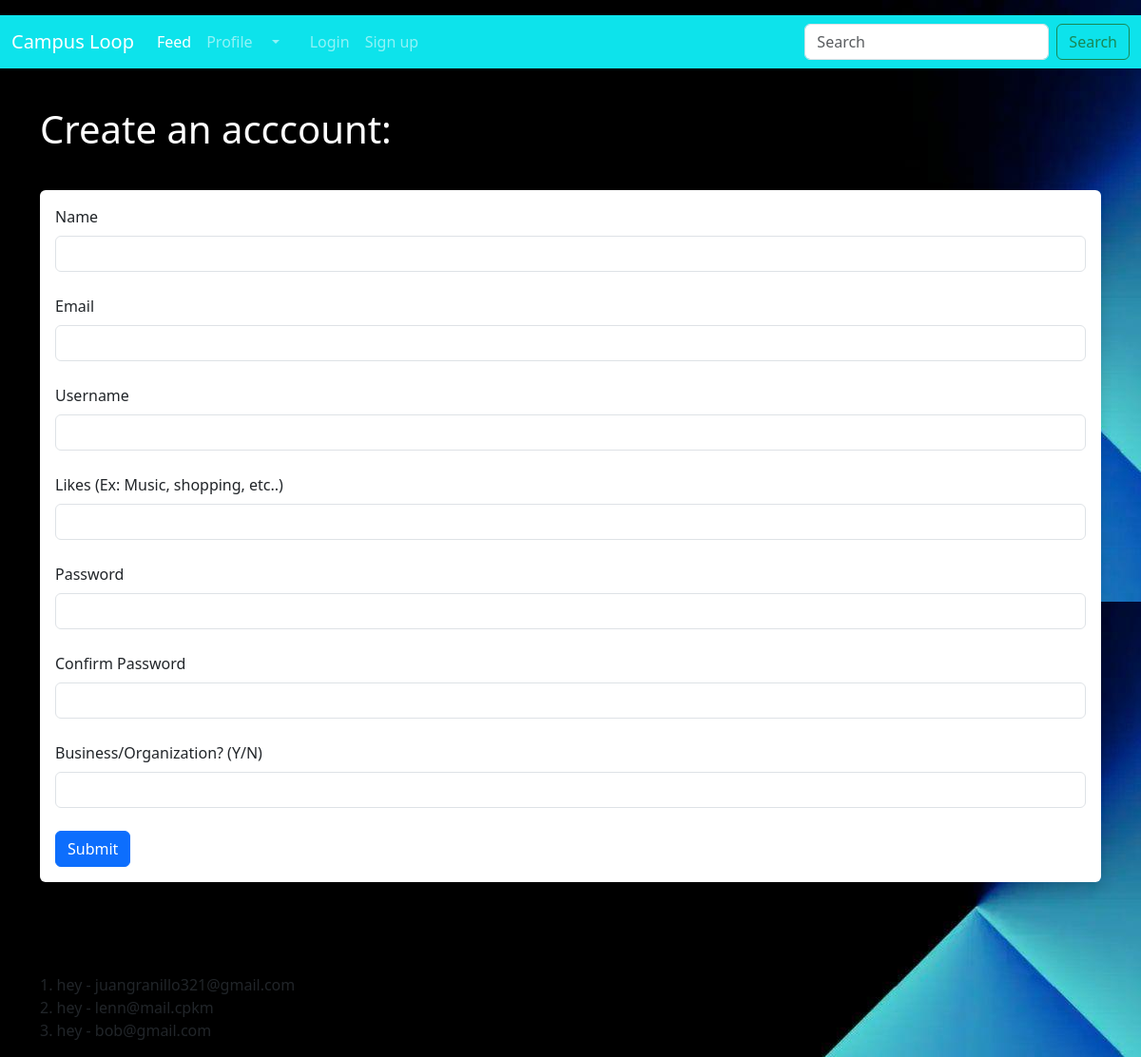
The page /user/add on the database as committed earlier.
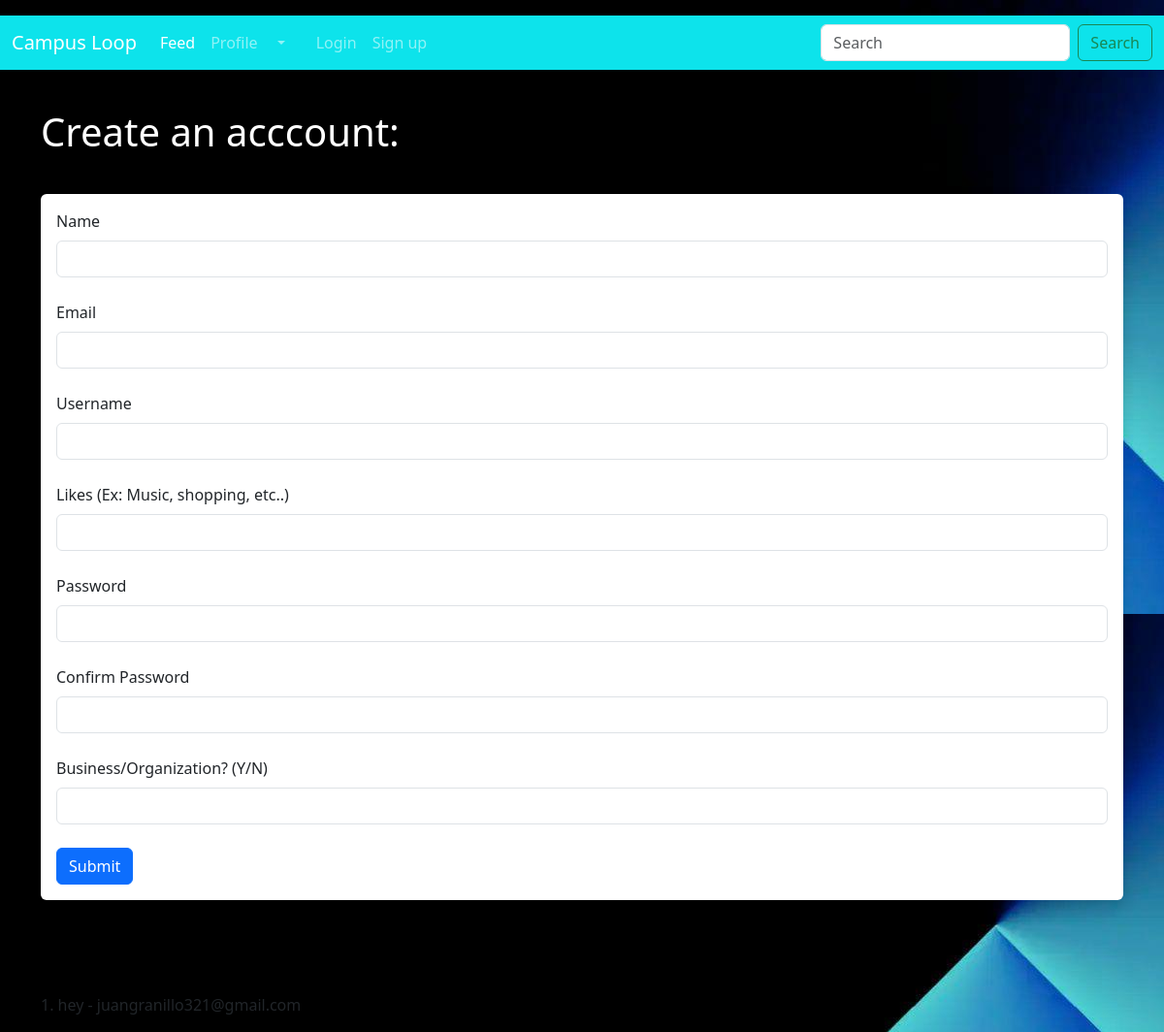
The same page on the database as committed later.
### app.py (models this page shows, shortened)
class Users(db.Model, UserMixin):
    id = db.Column(db.Integer, primary_key=True)
    username = db.Column(db.String(20), nullable = False, unique =True)
    name = db.Column(db.String(200), nullable = False)
    email = db.Column(db.String(200), nullable = False, unique = True)
    likes = db.Column(db.String(200), nullable = False)
    date_added = db.Column(db.DateTime, default=datetime.utcnow)
    password_hash = db.Column(db.String(128))
    business = db.Column(db.String(1), nullable = False)
    subject = db.Column(db.String(200), nullable = True)
    content = db.Column(db.String(200), nullable = True)

### app.py (the view, shortened to what this page needs)
@app.route('/user/add', methods = ['GET', 'POST'])
def add_user():
    name = None
    form = UserForm()
    our_users = Users.query.order_by(Users.date_added)
    return render_template('add_user.html', form = form, name = name, our_users = our_users)

### app.py
class UserForm(FlaskForm):
    name = StringField("Name ", validators = [DataRequired()])
    username = StringField("Username ", validators = [DataRequired()])
    email = StringField("Email ", validators = [DataRequired()])
    likes = StringField("Likes (Ex: Music, shopping, etc..)", validators = [DataRequired()])
    password_hash = PasswordField('Password', validators = [DataRequired(), EqualTo('password_hash2')])
    password_hash2 = PasswordField('Confirm Password', validators = [DataRequired()])
    business = StringField("Business/Organization? (Y/N)", validators = [DataRequired()])
    subject = StringField("Subject ")
    content = StringField("Content ")
    submit = SubmitField("Submit")

### templates/add_user.html (shortened to what this page needs)
{% extends 'base.html' %}
{% block content %}
{% if name %}
    <h1>Welcome {{ name }} !!</h1>
{% else %}
    <h1><p style = "color: white">Create an acccount:</h1>
    <br/>
<Div class = "shadow p-3 mb-5 bg-body rounded">
    <form method = "POST">
        {{ form.name.label(class = "form-label") }}
        {{ form.name(class = "form-control") }}
        <br/>
        {{ form.email.label(class = "form-label") }}
        {{ form.email(class = "form-control") }}
        <br/>
        {{ form.username.label(class = "form-label") }}
        {{ form.username(class = "form-control") }}
        <br/>
        {{ form.likes.label(class = "form-label") }}
        {{ form.likes(class = "form-control") }}
        <br/>
        {{ form.password_hash.label(class = "form-label") }}
        {{ form.password_hash(class = "form-control") }}
        <br/>
        {{ form.password_hash2.label(class = "form-label") }}
        {{ form.password_hash2(class = "form-control") }}
        <br/>
        {{ form.business.label(class = "form-label") }}
        {{ form.business(class = "form-control") }}
        <br/>
        {{ form.submit(class = 'btn btn-primary')}}
    </form>
</div>
<br/><br/>
{% for our_user in our_users %}
    {{ our_user.id }}. {{ our_user.password_hash }} - {{ our_user.email }}
     <br/>
{% endfor %}
{% endif %}
{% endblock %}

### templates/base.html (shortened to what this page needs)
<!doctype html>
<html lang="en">
  <head>
    <Body background="../static/AquaBackground.jpeg"></Body>
    <link href="https://cdn.jsdelivr.net/npm/bootstrap@5.3.0-alpha3/dist/css/bootstrap.min.css" rel="stylesheet">
  </head>
  <body>
    {% include 'navbar.html' %}
    <div class = "container">
        <p style ='color: white'>
        <br/>
        {% block content %}{% endblock %}
        </p>
    </div>
  </body>
</html>

### templates/navbar.html (shortened to what this page needs)
<nav class="navbar navbar-expand-lg navbar-dark" style="background-color: #0de3eb;">
    <div class="container-fluid">
      <a class="navbar-brand" href="{{url_for('signup')}}">Campus Loop</a>
      <div class="collapse navbar-collapse" id="navbarSupportedContent">
        <ul class="navbar-nav me-auto mb-2 mb-lg-0">
          <li class="nav-item">
            <a class="nav-link active" aria-current="page" href="{{url_for('home2')}}">Feed</a>
          </li>
          <li class="nav-item">
            <a class="nav-link" href="{{url_for('dashboard')}}">Profile</a>
          </li>
          <li class="nav-item dropdown">
            <a class="nav-link dropdown-toggle" href="#" role="button" aria-expanded="false">
            </a>
          </li>
          <li class="nav-item">
            <a class="nav-link " href = "{{url_for('add_user')}}"></a>
          </li>
          {% if current_user.is_authenticated %}
          <li class="nav-item">
            <a class="nav-link " href = "{{url_for('logout')}}">Logout</a>
          </li>
          {% else %}
          <li class="nav-item">
            <a class="nav-link " href = "{{url_for('login')}}">Login</a>
            <li class="nav-item">
                <a class="nav-link " href = "{{url_for('add_user')}}">Sign up</a>
              </li>
          </li>
          {% endif %}
        </ul>
        <form class="d-flex" role="search">
          <input class="form-control me-2" type="search" placeholder="Search" aria-label="Search">
          <button class="btn btn-outline-success" type="submit">Search</button>
        </form>
      </div>
    </div>
  </nav>

Rows that differ between the two databases and show on the page:
removed Users: id "2", password_hash "hey", email "lenn@mail.cpkm"
removed Users: id "3", password_hash "hey", email "bob@gmail.com"
